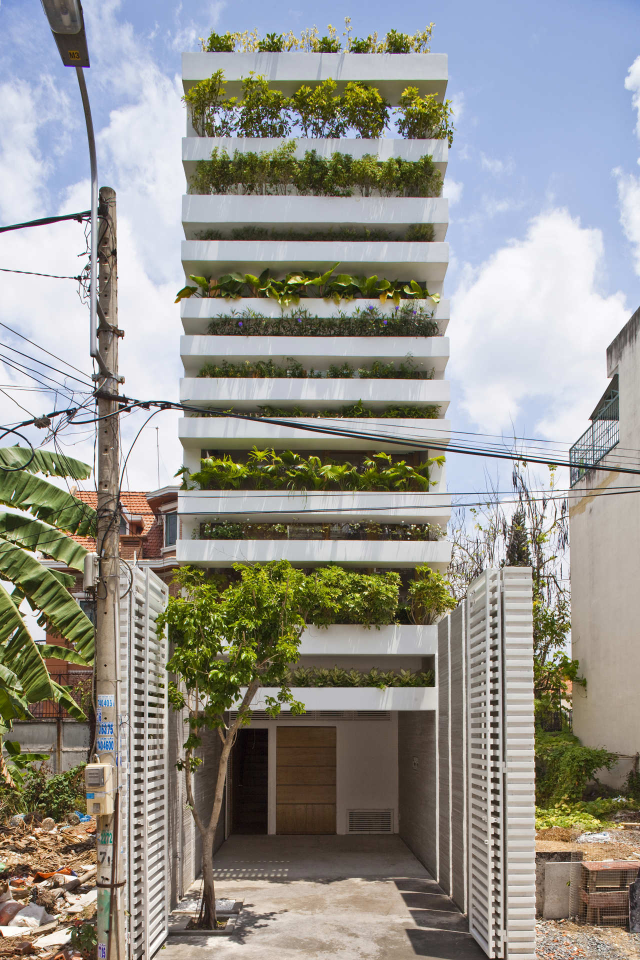
#> input picture tmp/bar-0.jpg, 1280 x 1920 px, found by its file name (shown at 1/2 size)
$ python make_blind.py
#> lines starting #> are read from the running program, lines starting #| are printed output that depends on the picture
#> in make_blind, bar is the input picture: PIL image 1280x1920 RGB; mean R, G, B 148.9, 147.7, 140.9
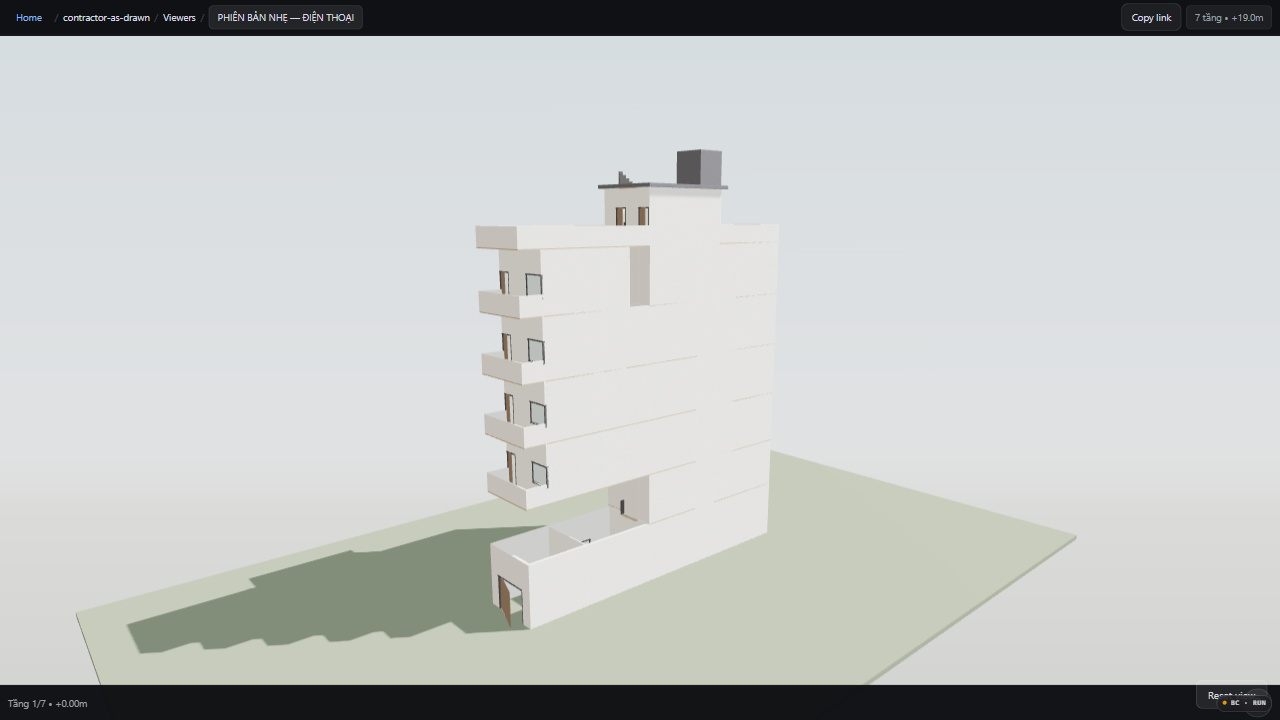
#> input picture tmp/critic-1280x720.png, 1280 x 720 px, found by its file name
#> in make_blind, cand is the input picture: PIL image 1280x720 RGB; mean R, G, B 194.4, 197.5, 196.3
from PIL import Image
import pathlib

def cover_crop(img, target_w, target_h):
    """Resize to cover target, then center crop."""
#> called with target_w = 639, target_h = 720
    iw, ih = img.size
#> iw = 1280; ih = 1920
    # scale to cover
    scale = max(target_w / iw, target_h / ih)
#> scale = 0.499
    nw, nh = int(round(iw * scale)), int(round(ih * scale))
#> nw = 639; nh = 958
    img = img.resize((nw, nh), Image.LANCZOS)
    # center crop
    left = (nw - target_w) // 2
#> left = 0
    top = (nh - target_h) // 2
#> top = 119
    return img.crop((left, top, left + target_w, top + target_h))

def make_blind(bar_path, cand_path, out_path, total_w, total_h, divider=3):
    bar = Image.open(bar_path).convert("RGB")
    cand = Image.open(cand_path).convert("RGB")
    pane_w = (total_w - divider) // 2
    pane_h = total_h
    # if odd width, make right pane 1px wider
    pane_w2 = total_w - divider - pane_w
    bar_pane = cover_crop(bar, pane_w, pane_h)
    cand_pane = cover_crop(cand, pane_w2, pane_h)
    out = Image.new("RGB", (total_w, total_h), (255,255,255))
#> out: PIL image 1280x720 RGB; every value is 255
    out.paste(bar_pane, (0, 0))
    # divider
    for x in range(pane_w, pane_w + divider):
        for y in range(total_h):
            out.putpixel((x, y), (255,255,255))
    out.paste(cand_pane, (pane_w + divider, 0))
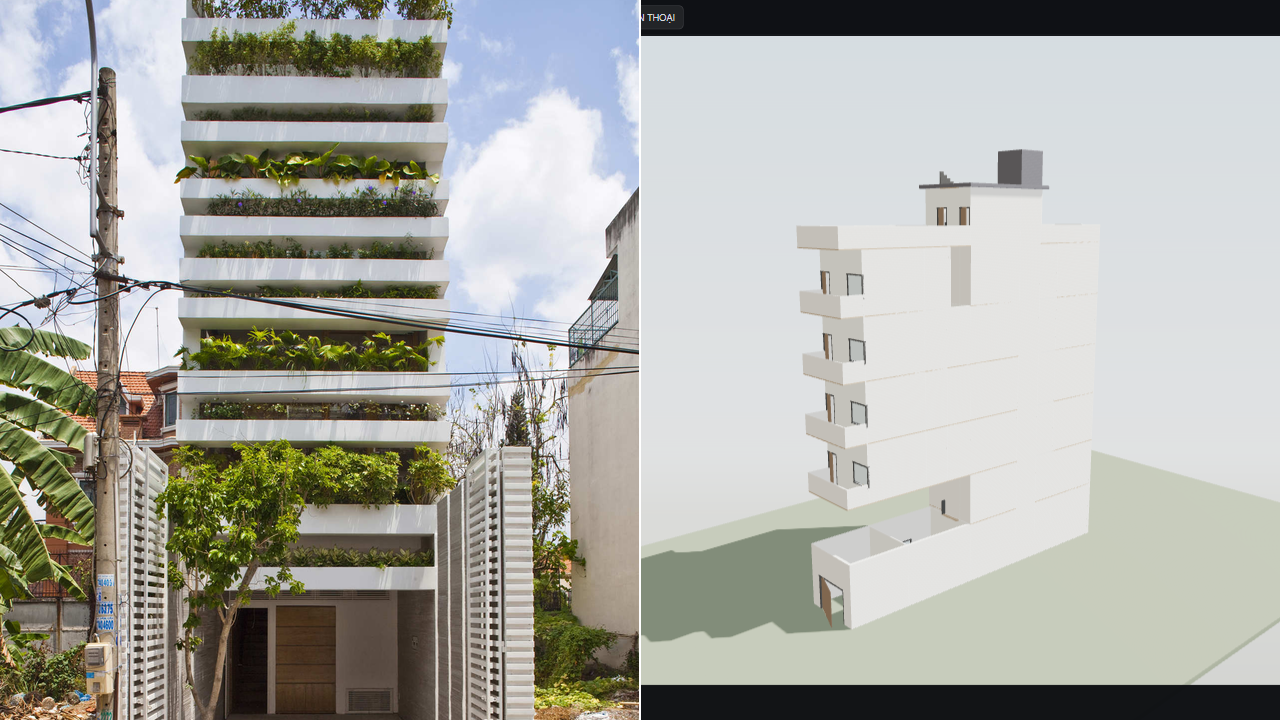
#> out: PIL image 1280x720 RGB; mean R, G, B 170.4, 171.3, 165
    out.save(out_path, "PNG")
    print(f"wrote {out_path} {out.size} from bar {bar_path} {bar.size} cand {cand_path} {cand.size}")
#| wrote tmp/blind-desktop-1280.png (1280, 720) from bar tmp/bar-0.jpg (1280, 1920) cand tmp/critic-1280x720.png (1280, 720)

# Desktop blind: 1280x720
make_blind("tmp/bar-0.jpg", "tmp/critic-1280x720.png", "tmp/blind-desktop-1280.png", 1280, 720, divider=2)
make_blind("tmp/bar-0.jpg", "tmp/critic-1280x720.png", "reports/gloop-critic-viewer-desktop-blind-round2.png", 1280, 720, divider=3)
#> call 3 of cover_crop, with target_w = 638, target_h = 720
#> in cover_crop (call 3), `return img.crop((left, top, left + target_w, top + target_h))`:
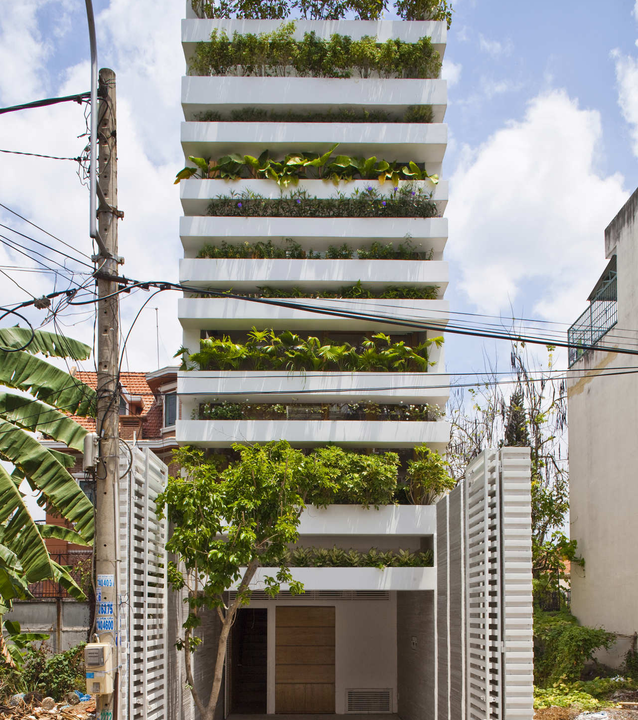
#> returned value: PIL image 638x720 RGB; mean R, G, B 148.5, 147.2, 137.4
#| wrote reports/gloop-critic-viewer-desktop-blind-round2.png (1280, 720) from bar tmp/bar-0.jpg (1280, 1920) cand tmp/critic-1280x720.png (1280, 720)

# Mobile blind: 750x812 (two 375 halves) - previous was 750
make_blind("tmp/bar-0.jpg", "tmp/critic-375x812.png", "tmp/blind-mobile-375.png", 750, 812, divider=4)
#> call 3 of make_blind, with bar_path = 'tmp/bar-0.jpg', cand_path = 'tmp/critic-375x812.png', out_path = 'tmp/blind-mobile-375.png', total_w = 750, total_h = 812, divider = 4
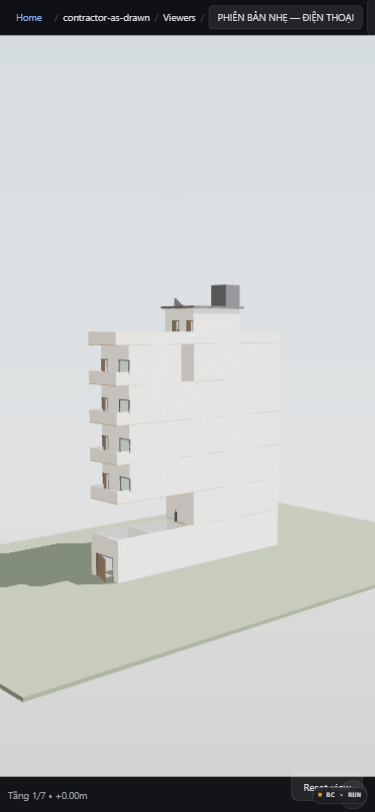
#> input picture tmp/critic-375x812.png, 375 x 812 px, found by its file name
#> in make_blind, cand is the input picture: PIL image 375x812 RGB; mean R, G, B 197.9, 200.8, 199.5
#> in cover_crop (call 5), `return img.crop((left, top, left + target_w, top + target_h))`:
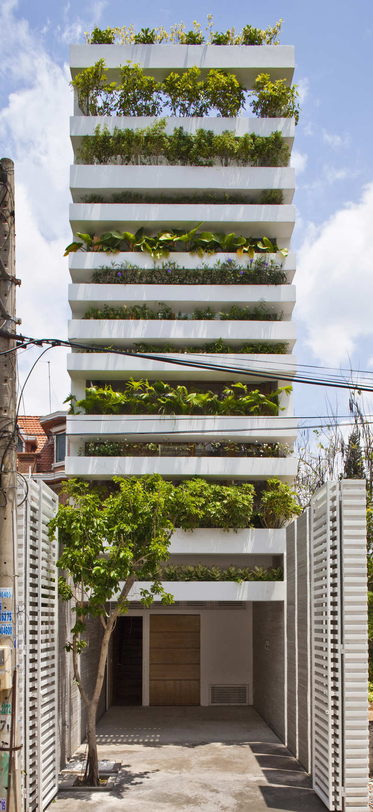
#> returned value: PIL image 373x812 RGB; mean R, G, B 143.8, 142.5, 134.6
#> in make_blind (call 3), `out = Image.new("RGB", (total_w, total_h), (255,255,255))`: out: PIL image 750x812 RGB; every value is 255
#> in make_blind (call 3), `out.paste(bar_pane, (0, 0))`:
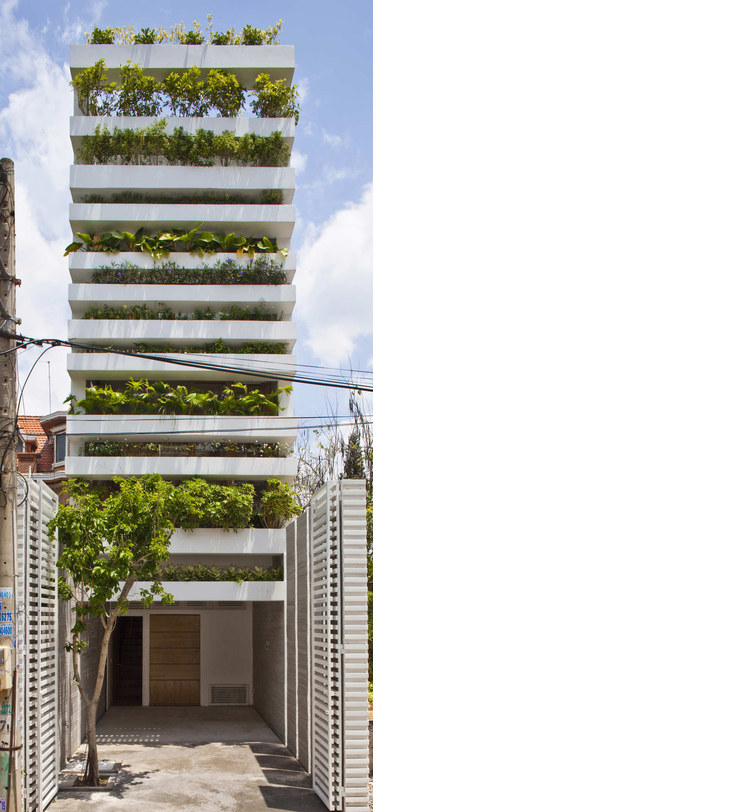
#> out: PIL image 750x812 RGB; mean R, G, B 199.7, 199.1, 195.1
#> in make_blind (call 3), `out.paste(cand_pane, (pane_w + divider, 0))`:
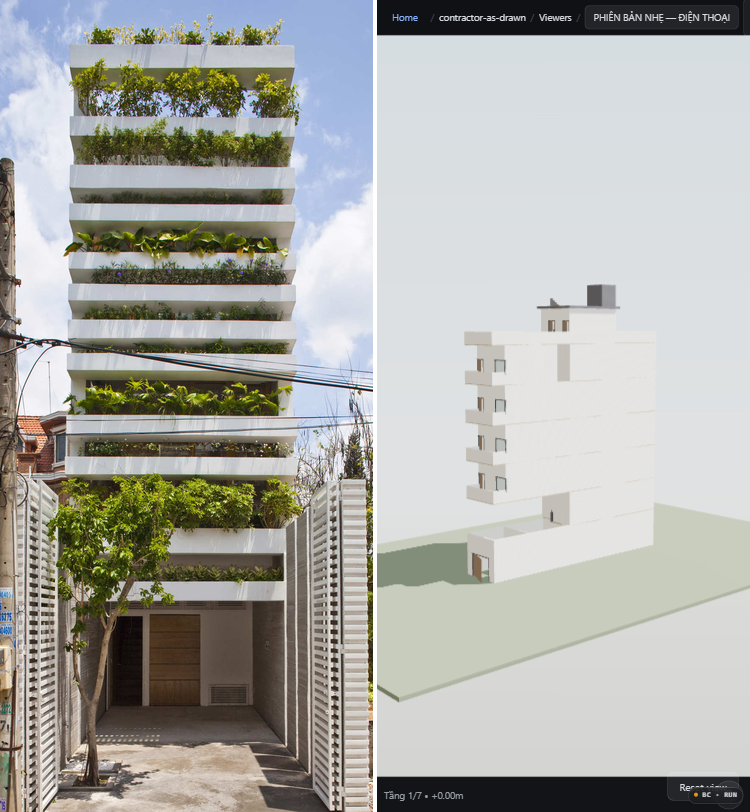
#> out: PIL image 750x812 RGB; mean R, G, B 171.3, 172.1, 167.5
#| wrote tmp/blind-mobile-375.png (750, 812) from bar tmp/bar-0.jpg (1280, 1920) cand tmp/critic-375x812.png (375, 812)
make_blind("tmp/bar-0.jpg", "tmp/critic-375x812.png", "reports/gloop-critic-viewer-mobile-blind-round2.png", 750, 812, divider=4)
#| wrote reports/gloop-critic-viewer-mobile-blind-round2.png (750, 812) from bar tmp/bar-0.jpg (1280, 1920) cand tmp/critic-375x812.png (375, 812)

# Also save individual copies for forensics
import shutil
shutil.copy2("tmp/bar-0.jpg", "reports/gloop-critic-viewer-bar-0-round2.jpg")
shutil.copy2("tmp/critic-1280x720.png", "reports/gloop-critic-viewer-critic-1280x720-round2.png")
shutil.copy2("tmp/critic-375x812.png", "reports/gloop-critic-viewer-critic-375x812-round2.png")
print("done")
